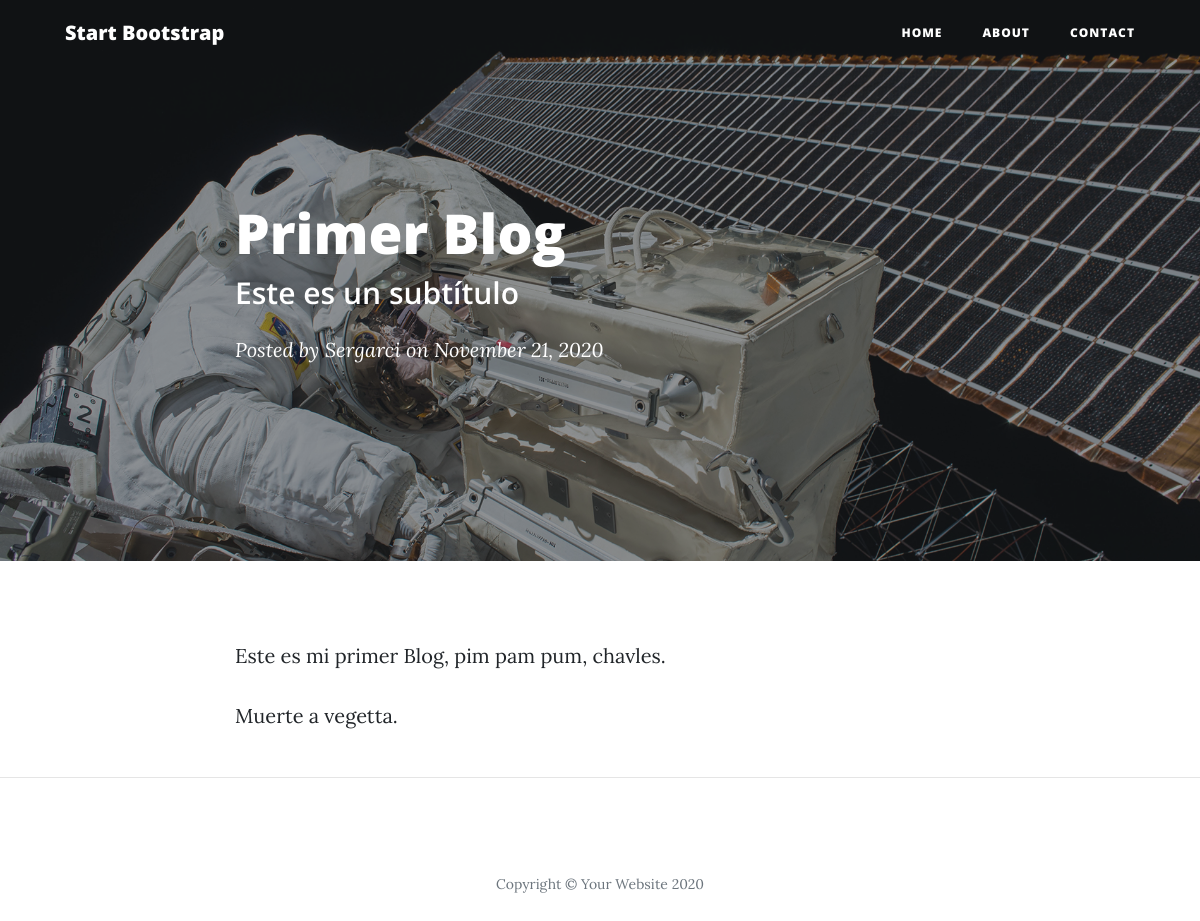
/post/1, run on the app's committed database.
### app.py (models this page shows)
class Blogpost(db.Model):
    id = db.Column(db.Integer, primary_key=True)
    title = db.Column(db.String(50))
    subtitle = db.Column(db.String(50))
    author = db.Column(db.String(20))
    date_posted = db.Column(db.DateTime)
    content = db.Column(db.Text)

### app.py (the view)
@app.route('/post/<int:post_id>')
def post(post_id):
    post = Blogpost.query.filter_by(id=post_id).one()
    return render_template('post.html', post=post)

### templates/post.html (shortened to what this page needs)
<!DOCTYPE html>
<html lang="en">
<head>
  <link href="{{ url_for('static', filename = 'bootstrap.min.css') }}" rel="stylesheet">
  <link href="{{ url_for('static', filename = 'all.min.css') }}" rel="stylesheet" type="text/css">
  <link href="{{ url_for('static', filename = 'clean-blog.min.css') }}" rel="stylesheet">
</head>
<body>
  <nav class="navbar navbar-expand-lg navbar-light fixed-top" id="mainNav">
    <div class="container">
      <a class="navbar-brand" href="{{ url_for('index') }}">Start Bootstrap</a>
      <div class="collapse navbar-collapse" id="navbarResponsive">
        <ul class="navbar-nav ml-auto">
          <li class="nav-item">
            <a class="nav-link" href="{{ url_for('index') }}">Home</a>
          </li>
          <li class="nav-item">
            <a class="nav-link" href="{{ url_for('about') }}">About</a>
          </li>
          <li class="nav-item">
            <a class="nav-link" href="{{ url_for('contact') }}">Contact</a>
          </li>
        </ul>
      </div>
    </div>
  </nav>
  <header class="masthead" style="background-image: url('{{ url_for("static", filename = "post-bg.jpg") }}')">
    <div class="overlay"></div>
    <div class="container">
      <div class="row">
        <div class="col-lg-8 col-md-10 mx-auto">
          <div class="post-heading">
            <h1>{{ post.title }}</h1>
            <h2 class="subheading">{{ post.subtitle }}</h2>
            <span class="meta">Posted by
              {{ post.author }}
              on {{post.date_posted.strftime('%B %d, %Y')}}</span>
          </div>
        </div>
      </div>
    </div>
  </header>
  <article>
    <div class="container">
      <div class="row">
        <div class="col-lg-8 col-md-10 mx-auto">
          {{ post.content|safe }}
        </div>
      </div>
    </div>
  </article>
  <hr>
  <footer>
    <div class="container">
      <div class="row">
        <div class="col-lg-8 col-md-10 mx-auto">
          <p class="copyright text-muted">Copyright &copy; Your Website 2020</p>
        </div>
      </div>
    </div>
  </footer>
</body>
</html>

### data on the page
Blogpost: title "Primer Blog", subtitle "Este es un subtítulo", author "Sergarci", date_posted "November 21, 2020", content "Este es mi primer Blog, pim pam pum, chavles. Muerte a vegetta."
